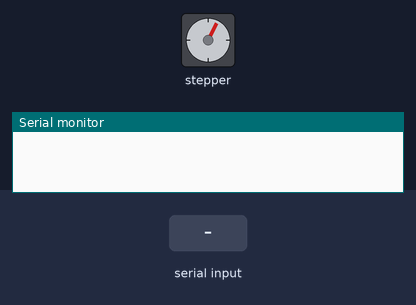
Bench run of a program on a simulated Arduino Uno, built with avr-gcc and run on an emulated ATmega328P. Shown: stepper motor, the last lines printed to the serial monitor. The inputs (shaded band) are chosen by the test bench. Stepper angles assume 200 steps per turn.

Above: at 1.25 s.
1.3 s: byte 83 ('S') received over Serial
At 1.6 s:
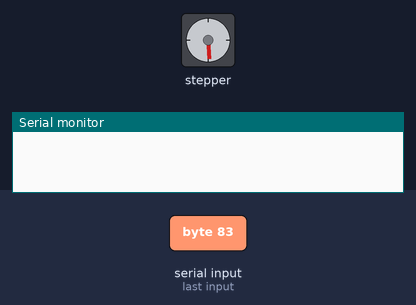
4.3 s: byte 68 ('D') received over Serial
At 4.3 s:
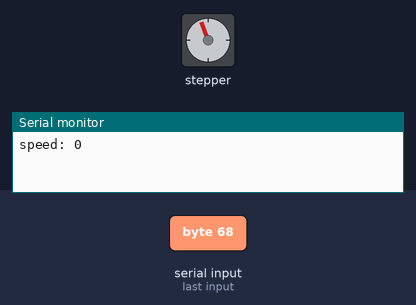
7.3 s: byte 83 ('S') received over Serial
At 11.3 s:
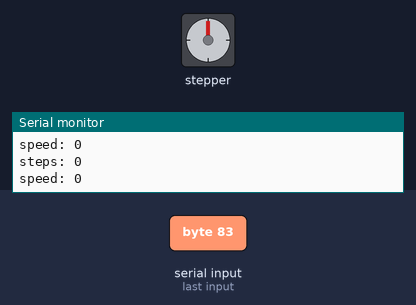
Timing chart, 0 to 12.8 s (numbered marks = the images above; inputs shaded):
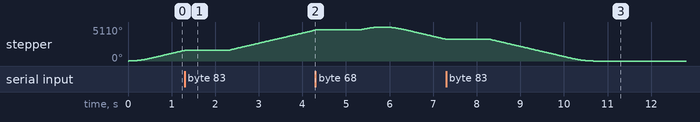

The program:

main.cpp
```cpp
#include "Arduino.h"
#include <AccelStepper.h>


#define STEPPER_DIR_PIN 12
#define STEPPER_STEP_PIN 13

// Define a stepper and the pins it will use
//AccelStepper stepper; // Defaults to AccelStepper::FULL4WIRE (4 pins) on 2, 3, 4, 5
AccelStepper stepper(AccelStepper::DRIVER, STEPPER_STEP_PIN, STEPPER_DIR_PIN);
void setup()
{
  Serial.begin(115200);

  // Change these to suit your stepper if you want
  stepper.setMaxSpeed(1000);
  stepper.setAcceleration(2000);
  stepper.moveTo(6400/2);
}
int x = 0;
int y = 0;
int d = 6500/2;
int c = 0;
void loop()
{
    // If at the end of travel go to the other end
    if (stepper.distanceToGo() == 0)
      stepper.moveTo(-stepper.currentPosition());

    stepper.run();


    while (Serial.available())
      {
        c = Serial.read();
        if ('S' == c ){
          x = Serial.parseInt();
          Serial.print("speed: " );
          Serial.println(x);
          stepper.setMaxSpeed(x);
        }
        if ('D' == c ){
          d = Serial.parseInt();
          Serial.print("steps: ");
          Serial.println(d);
          stepper.moveTo(d/2);
        }
  }

}
```
